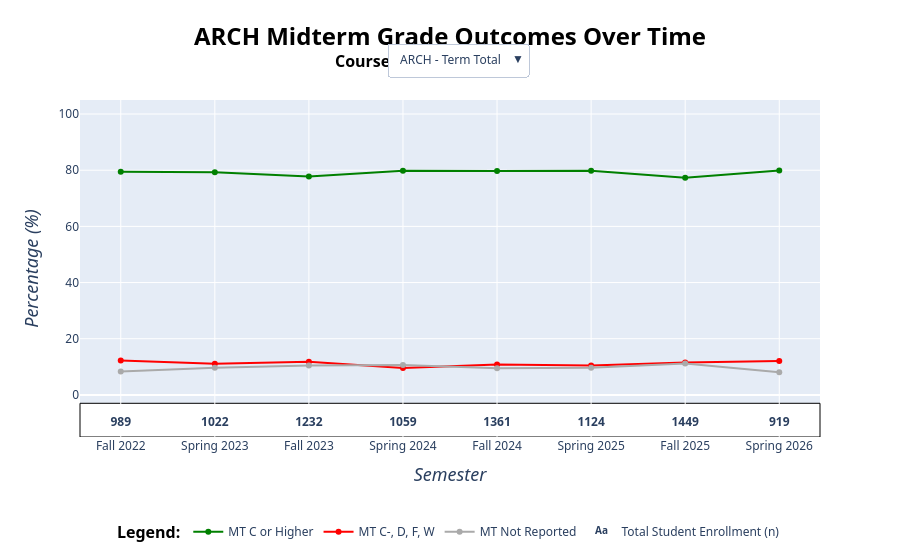

The notebook cell saved with this chart:
### Code cell
#Section 3cd - ARCH Line Chart

term_total = ["ARCH - Term Total"] 
other_courses = (
    archmtline[archmtline["Course Code"] != "ARCH - Term Total"]
    .drop_duplicates(subset=["Course Code"])
    .sort_values("Course")["Course Code"]
    .tolist()
)
courses = term_total + other_courses

coursebuttons = []

archratelines = go.Figure()

for i, course in enumerate(courses): 
    coursepct = archmtline[archmtline["Course Code"] == course] 
    is_visible = (i == 0)

    archratelines.add_trace(go.Scatter(
        x = coursepct["Academic Period"].tolist(),
        y = coursepct["# of Passing Grades"].tolist(),
        name = "MT C or Higher",
        line = dict(color = "green", width = 2),
        visible = is_visible,
        customdata = coursepct["MT C or Higher"].tolist(), 
        hovertemplate = (
            "<br>Term: %{x}"\
            "<br>Rate: %{y}%"\
            "<br># of Students: %{customdata} students"\
            "<extra></extra>"
        )
    ))

    archratelines.add_trace(go.Scatter(
        x = coursepct["Academic Period"].tolist(),
        y = coursepct["# of Failing Grades"].tolist(),
        name = "MT C-, D, F, W",
        line = dict(color = "red", width = 2),
        visible = is_visible,
        customdata = coursepct["MT C-, D, F, W"].tolist(),
        hovertemplate = (
            "<b>MT C-, D, F, W Details</b>"\
            "<br>Term: %{x}"\
            "<br>Rate: %{y}%"\
            "<br># of Students: %{customdata} students"\
            "<extra></extra>"
        )
    ))

    archratelines.add_trace(go.Scatter(
        x = coursepct["Academic Period"].tolist(),
        y = coursepct["# of Unreported Grades"].tolist(),
        name = "MT Not Reported",
        line = dict(color = "#AAAAAA", width = 2),
        visible = is_visible,
        customdata = coursepct["MT Not Reported"].tolist(),
        hovertemplate = (
            "<b>MT Not Reported Details</b>"\
            "<br>Term: %{x}"\
            "<br>Rate: %{y}%"\
            "<br># of Students: %{customdata} students"
            "<extra></extra>"
        )
    ))

    archratelines.add_trace(go.Scatter(
        mode = "text",
        text = coursepct["Total Grades"].astype(int).tolist(),
        textfont = dict(weight = "bold"),
        x = coursepct["Academic Period"].tolist(),
        y = [-10] * len(coursepct["Academic Period"]),
        customdata = coursepct["Academic Period"],
        name = "Total Student Enrollment (n)",
        visible = is_visible,
        showlegend = (True),
        hovertemplate = (
            "<b>Count of Enrolled Students</b>"\
            "<br>Term: %{x}"\
            "<br># of Students: %{text} students"\
            "<extra></extra>"
        )
    ))

    visibility = [False] * (len(courses) * 4)
    visibility[i*4: i*4 + 4] = [True, True, True, True]

    buttons = dict(
        label = course,
        method = "update",
        args = [{"visible": visibility}]
    )

    coursebuttons.append(buttons)

    archratelines.update_layout(
        font_family = "Segoe UI",
            xaxis = dict(
            title = dict(text = "<i>Semester</i>", font_size = 18),
            type = "category", 
        ),
        yaxis = dict(
            range = [-15,105],
            title = dict(text = "<i>Percentage (%)</i>", font_size = 18),
        ),
        title=dict(text= "<b>ARCH Midterm Grade Outcomes Over Time</b>",
            font_size = 24, 
            xanchor = "center",
            x = .5,
            yanchor = "top",
            y = .95,
            font_color = "black"),
        updatemenus = [dict(
            type = "dropdown",
            direction = "down",
            showactive = True,
            xanchor = "center",
            yanchor = "top",
            x = .51,
            y = 1.17,
            buttons = coursebuttons)],
        legend = dict(
            title = dict(text = "<b>Legend:</b>", font_color = "black", font_size = 16),
            xanchor = "center",
            x = .5,
            yanchor = "bottom", 
            y = -.33, 
            orientation = "h" 
        ),
        annotations=[dict(
        text = "<b>Course:</b>", 
        font_size = 16,
        showarrow = False,
        xref = "paper",
        x = .385,
        yref = "paper",
        y = 1.155,
        font_color = "black"
    )],
        shapes=[dict(
            type="rect",
            xref="paper", 
            yref="y",
            x0=0,
            x1=1,
            y0=-15, 
            y1=-3,
            fillcolor="white",
            line=dict(width=1, color = "black"),
            layer="below",
        )
    ],
        )

archratelines.show()

### Figure 1 — Plotly figure (JSON) as saved in the notebook; plotly's stock layout.template omitted (floating-point values rounded to 4 significant figures)
{"data": [{"customdata": [786, 810, 958, 845, 1085, 897, 1120, 734], "hovertemplate": "<br>Term: %{x}<br>Rate: %{y}%<br># of Students: %{customdata} students<extra></extra>", "line": {"color": "green", "width": 2}, "name": "MT C or Higher", "type": "scatter", "visible": true, "x": ["Fall 2022", "Spring 2023", "Fall 2023", "Spring 2024", "Fall 2024", "Spring 2025", "Fall 2025", "Spring 2026"], "y": [79.47, 79.26, 77.76, 79.79, 79.72, 79.8, 77.29, 79.87]}, {"customdata": [121, 113, 145, 101, 147, 118, 167, 111], "hovertemplate": "<b>MT C-, D, F, W Details</b><br>Term: %{x}<br>Rate: %{y}%<br># of Students: %{customdata} students<extra></extra>", "line": {"color": "red", "width": 2}, "name": "MT C-, D, F, W", "type": "scatter", "visible": true, "x": ["Fall 2022", "Spring 2023", "Fall 2023", "Spring 2024", "Fall 2024", "Spring 2025", "Fall 2025", "Spring 2026"], "y": [12.23, 11.06, 11.77, 9.54, 10.8, 10.5, 11.53, 12.08]}, {"customdata": [82, 99, 129, 113, 129, 109, 162, 74], "hovertemplate": "<b>MT Not Reported Details</b><br>Term: %{x}<br>Rate: %{y}%<br># of Students: %{customdata} students<extra></extra>", "line": {"color": "#AAAAAA", "width": 2}, "name": "MT Not Reported", "type": "scatter", "visible": true, "x": ["Fall 2022", "Spring 2023", "Fall 2023", "Spring 2024", "Fall 2024", "Spring 2025", "Fall 2025", "Spring 2026"], "y": [8.29, 9.69, 10.47, 10.67, 9.48, 9.7, 11.18, 8.05]}, {"customdata": ["Fall 2022", "Spring 2023", "Fall 2023", "Spring 2024", "Fall 2024", "Spring 2025", "Fall 2025", "Spring 2026"], "hovertemplate": "<b>Count of Enrolled Students</b><br>Term: %{x}<br># of Students: %{text} students<extra></extra>", "mode": "text", "name": "Total Student Enrollment (n)", "showlegend": true, "text": ["989", "1022", "1232", "1059", "1361", "1124", "1449", "919"], "textfont": {"weight": "bold"}, "type": "scatter", "visible": true, "x": ["Fall 2022", "Spring 2023", "Fall 2023", "Spring 2024", "Fall 2024", "Spring 2025", "Fall 2025", "Spring 2026"], "y": [-10, -10, -10, -10, -10, -10, -10, -10]}, {"customdata": [226, 266, 279, 261], "hovertemplate": "<br>Term: %{x}<br>Rate: %{y}%<br># of Students: %{customdata} students<extra></extra>", "line": {"color": "green", "width": 2}, "name": "MT C or Higher", "type": "scatter", "visible": false, "x": ["Fall 2022", "Fall 2023", "Fall 2024", "Fall 2025"], "y": [78.75, 78.93, 83.78, 75]}, {"customdata": [32, 41, 28, 47], "hovertemplate": "<b>MT C-, D, F, W Details</b><br>Term: %{x}<br>Rate: %{y}%<br># of Students: %{customdata} students<extra></extra>", "line": {"color": "red", "width": 2}, "name": "MT C-, D, F, W", "type": "scatter", "visible": false, "x": ["Fall 2022", "Fall 2023", "Fall 2024", "Fall 2025"], "y": [11.15, 12.17, 8.41, 13.51]}, {"customdata": [29, 30, 26, 40], "hovertemplate": "<b>MT Not Reported Details</b><br>Term: %{x}<br>Rate: %{y}%<br># of Students: %{customdata} students<extra></extra>", "line": {"color": "#AAAAAA", "width": 2}, "name": "MT Not Reported", "type": "scatter", "visible": false, "x": ["Fall 2022", "Fall 2023", "Fall 2024", "Fall 2025"], "y": [10.1, 8.9, 7.81, 11.49]}, {"customdata": ["Fall 2022", "Fall 2023", "Fall 2024", "Fall 2025"], "hovertemplate": "<b>Count of Enrolled Students</b><br>Term: %{x}<br># of Students: %{text} students<extra></extra>", "mode": "text", "name": "Total Student Enrollment (n)", "showlegend": true, "text": ["287", "337", "333", "348"], "textfont": {"weight": "bold"}, "type": "scatter", "visible": false, "x": ["Fall 2022", "Fall 2023", "Fall 2024", "Fall 2025"], "y": [-10, -10, -10, -10]}, {"customdata": [82, 73, 109, 83], "hovertemplate": "<br>Term: %{x}<br>Rate: %{y}%<br># of Students: %{customdata} students<extra></extra>", "line": {"color": "green", "width": 2}, "name": "MT C or Higher", "type": "scatter", "visible": false, "x": ["Spring 2023", "Spring 2024", "Spring 2025", "Spring 2026"], "y": [82.83, 79.35, 81.95, 84.69]}, {"customdata": [11, 7, 15, 9], "hovertemplate": "<b>MT C-, D, F, W Details</b><br>Term: %{x}<br>Rate: %{y}%<br># of Students: %{customdata} students<extra></extra>", "line": {"color": "red", "width": 2}, "name": "MT C-, D, F, W", "type": "scatter", "visible": false, "x": ["Spring 2023", "Spring 2024", "Spring 2025", "Spring 2026"], "y": [11.11, 7.61, 11.28, 9.18]}, {"customdata": [6, 12, 9, 6], "hovertemplate": "<b>MT Not Reported Details</b><br>Term: %{x}<br>Rate: %{y}%<br># of Students: %{customdata} students<extra></extra>", "line": {"color": "#AAAAAA", "width": 2}, "name": "MT Not Reported", "type": "scatter", "visible": false, "x": ["Spring 2023", "Spring 2024", "Spring 2025", "Spring 2026"], "y": [6.06, 13.04, 6.77, 6.12]}, {"customdata": ["Spring 2023", "Spring 2024", "Spring 2025", "Spring 2026"], "hovertemplate": "<b>Count of Enrolled Students</b><br>Term: %{x}<br># of Students: %{text} students<extra></extra>", "mode": "text", "name": "Total Student Enrollment (n)", "showlegend": true, "text": ["99", "92", "133", "98"], "textfont": {"weight": "bold"}, "type": "scatter", "visible": false, "x": ["Spring 2023", "Spring 2024", "Spring 2025", "Spring 2026"], "y": [-10, -10, -10, -10]}, {"customdata": [75, 79, 53, 71], "hovertemplate": "<br>Term: %{x}<br>Rate: %{y}%<br># of Students: %{customdata} students<extra></extra>", "line": {"color": "green", "width": 2}, "name": "MT C or Higher", "type": "scatter", "visible": false, "x": ["Spring 2023", "Spring 2024", "Spring 2025", "Spring 2026"], "y": [74.26, 80.61, 69.74, 84.52]}, {"customdata": [13, 10, 12, 6], "hovertemplate": "<b>MT C-, D, F, W Details</b><br>Term: %{x}<br>Rate: %{y}%<br># of Students: %{customdata} students<extra></extra>", "line": {"color": "red", "width": 2}, "name": "MT C-, D, F, W", "type": "scatter", "visible": false, "x": ["Spring 2023", "Spring 2024", "Spring 2025", "Spring 2026"], "y": [12.87, 10.2, 15.79, 7.14]}, {"customdata": [13, 9, 11, 7], "hovertemplate": "<b>MT Not Reported Details</b><br>Term: %{x}<br>Rate: %{y}%<br># of Students: %{customdata} students<extra></extra>", "line": {"color": "#AAAAAA", "width": 2}, "name": "MT Not Reported", "type": "scatter", "visible": false, "x": ["Spring 2023", "Spring 2024", "Spring 2025", "Spring 2026"], "y": [12.87, 9.18, 14.47, 8.33]}, {"customdata": ["Spring 2023", "Spring 2024", "Spring 2025", "Spring 2026"], "hovertemplate": "<b>Count of Enrolled Students</b><br>Term: %{x}<br># of Students: %{text} students<extra></extra>", "mode": "text", "name": "Total Student Enrollment (n)", "showlegend": true, "text": ["101", "98", "76", "84"], "textfont": {"weight": "bold"}, "type": "scatter", "visible": false, "x": ["Spring 2023", "Spring 2024", "Spring 2025", "Spring 2026"], "y": [-10, -10, -10, -10]}, {"customdata": [68, 69, 101, 74], "hovertemplate": "<br>Term: %{x}<br>Rate: %{y}%<br># of Students: %{customdata} students<extra></extra>", "line": {"color": "green", "width": 2}, "name": "MT C or Higher", "type": "scatter", "visible": false, "x": ["Spring 2023", "Spring 2024", "Spring 2025", "Spring 2026"], "y": [74.73, 75, 77.69, 73.27]}, {"customdata": [12, 8, 15, 18], "hovertemplate": "<b>MT C-, D, F, W Details</b><br>Term: %{x}<br>Rate: %{y}%<br># of Students: %{customdata} students<extra></extra>", "line": {"color": "red", "width": 2}, "name": "MT C-, D, F, W", "type": "scatter", "visible": false, "x": ["Spring 2023", "Spring 2024", "Spring 2025", "Spring 2026"], "y": [13.19, 8.7, 11.54, 17.82]}, {"customdata": [11, 15, 14, 9], "hovertemplate": "<b>MT Not Reported Details</b><br>Term: %{x}<br>Rate: %{y}%<br># of Students: %{customdata} students<extra></extra>", "line": {"color": "#AAAAAA", "width": 2}, "name": "MT Not Reported", "type": "scatter", "visible": false, "x": ["Spring 2023", "Spring 2024", "Spring 2025", "Spring 2026"], "y": [12.09, 16.3, 10.77, 8.91]}, {"customdata": ["Spring 2023", "Spring 2024", "Spring 2025", "Spring 2026"], "hovertemplate": "<b>Count of Enrolled Students</b><br>Term: %{x}<br># of Students: %{text} students<extra></extra>", "mode": "text", "name": "Total Student Enrollment (n)", "showlegend": true, "text": ["91", "92", "130", "101"], "textfont": {"weight": "bold"}, "type": "scatter", "visible": false, "x": ["Spring 2023", "Spring 2024", "Spring 2025", "Spring 2026"], "y": [-10, -10, -10, -10]}, {"customdata": [109, 112, 136, 117], "hovertemplate": "<br>Term: %{x}<br>Rate: %{y}%<br># of Students: %{customdata} students<extra></extra>", "line": {"color": "green", "width": 2}, "name": "MT C or Higher", "type": "scatter", "visible": false, "x": ["Spring 2023", "Spring 2024", "Spring 2025", "Spring 2026"], "y": [80.15, 78.32, 81.93, 76.97]}, {"customdata": [12, 12, 13, 18], "hovertemplate": "<b>MT C-, D, F, W Details</b><br>Term: %{x}<br>Rate: %{y}%<br># of Students: %{customdata} students<extra></extra>", "line": {"color": "red", "width": 2}, "name": "MT C-, D, F, W", "type": "scatter", "visible": false, "x": ["Spring 2023", "Spring 2024", "Spring 2025", "Spring 2026"], "y": [8.82, 8.39, 7.83, 11.84]}, {"customdata": [15, 19, 17, 17], "hovertemplate": "<b>MT Not Reported Details</b><br>Term: %{x}<br>Rate: %{y}%<br># of Students: %{customdata} students<extra></extra>", "line": {"color": "#AAAAAA", "width": 2}, "name": "MT Not Reported", "type": "scatter", "visible": false, "x": ["Spring 2023", "Spring 2024", "Spring 2025", "Spring 2026"], "y": [11.03, 13.29, 10.24, 11.18]}, {"customdata": ["Spring 2023", "Spring 2024", "Spring 2025", "Spring 2026"], "hovertemplate": "<b>Count of Enrolled Students</b><br>Term: %{x}<br># of Students: %{text} students<extra></extra>", "mode": "text", "name": "Total Student Enrollment (n)", "showlegend": true, "text": ["136", "143", "166", "152"], "textfont": {"weight": "bold"}, "type": "scatter", "visible": false, "x": ["Spring 2023", "Spring 2024", "Spring 2025", "Spring 2026"], "y": [-10, -10, -10, -10]}, {"customdata": [313, 370, 426, 413, 469, 414, 531, 279], "hovertemplate": "<br>Term: %{x}<br>Rate: %{y}%<br># of Students: %{customdata} students<extra></extra>", "line": {"color": "green", "width": 2}, "name": "MT C or Higher", "type": "scatter", "visible": false, "x": ["Fall 2022", "Spring 2023", "Fall 2023", "Spring 2024", "Fall 2024", "Spring 2025", "Fall 2025", "Spring 2026"], "y": [82.37, 79.23, 76.34, 81.14, 80.03, 79.77, 76.85, 80.17]}, {"customdata": [42, 52, 70, 52, 65, 54, 76, 43], "hovertemplate": "<b>MT C-, D, F, W Details</b><br>Term: %{x}<br>Rate: %{y}%<br># of Students: %{customdata} students<extra></extra>", "line": {"color": "red", "width": 2}, "name": "MT C-, D, F, W", "type": "scatter", "visible": false, "x": ["Fall 2022", "Spring 2023", "Fall 2023", "Spring 2024", "Fall 2024", "Spring 2025", "Fall 2025", "Spring 2026"], "y": [11.05, 11.13, 12.54, 10.22, 11.09, 10.4, 11, 12.36]}, {"customdata": [25, 45, 62, 44, 52, 51, 84, 26], "hovertemplate": "<b>MT Not Reported Details</b><br>Term: %{x}<br>Rate: %{y}%<br># of Students: %{customdata} students<extra></extra>", "line": {"color": "#AAAAAA", "width": 2}, "name": "MT Not Reported", "type": "scatter", "visible": false, "x": ["Fall 2022", "Spring 2023", "Fall 2023", "Spring 2024", "Fall 2024", "Spring 2025", "Fall 2025", "Spring 2026"], "y": [6.58, 9.64, 11.11, 8.64, 8.87, 9.83, 12.16, 7.47]}, {"customdata": ["Fall 2022", "Spring 2023", "Fall 2023", "Spring 2024", "Fall 2024", "Spring 2025", "Fall 2025", "Spring 2026"], "hovertemplate": "<b>Count of Enrolled Students</b><br>Term: %{x}<br># of Students: %{text} students<extra></extra>", "mode": "text", "name": "Total Student Enrollment (n)", "showlegend": true, "text": ["380", "467", "558", "509", "586", "519", "691", "348"], "textfont": {"weight": "bold"}, "type": "scatter", "visible": false, "x": ["Fall 2022", "Spring 2023", "Fall 2023", "Spring 2024", "Fall 2024", "Spring 2025", "Fall 2025", "Spring 2026"], "y": [-10, -10, -10, -10, -10, -10, -10, -10]}, {"customdata": [91, 13, 95, 13, 133, 9, 114, 21], "hovertemplate": "<br>Term: %{x}<br>Rate: %{y}%<br># of Students: %{customdata} students<extra></extra>", "line": {"color": "green", "width": 2}, "name": "MT C or Higher", "type": "scatter", "visible": false, "x": ["Fall 2022", "Spring 2023", "Fall 2023", "Spring 2024", "Fall 2024", "Spring 2025", "Fall 2025", "Spring 2026"], "y": [81.25, 81.25, 76, 68.42, 75.57, 75, 77.55, 77.78]}, {"customdata": [12, 1, 15, 1, 20, 1, 15, 5], "hovertemplate": "<b>MT C-, D, F, W Details</b><br>Term: %{x}<br>Rate: %{y}%<br># of Students: %{customdata} students<extra></extra>", "line": {"color": "red", "width": 2}, "name": "MT C-, D, F, W", "type": "scatter", "visible": false, "x": ["Fall 2022", "Spring 2023", "Fall 2023", "Spring 2024", "Fall 2024", "Spring 2025", "Fall 2025", "Spring 2026"], "y": [10.71, 6.25, 12, 5.26, 11.36, 8.33, 10.2, 18.52]}, {"customdata": [9, 2, 15, 5, 23, 2, 18, 1], "hovertemplate": "<b>MT Not Reported Details</b><br>Term: %{x}<br>Rate: %{y}%<br># of Students: %{customdata} students<extra></extra>", "line": {"color": "#AAAAAA", "width": 2}, "name": "MT Not Reported", "type": "scatter", "visible": false, "x": ["Fall 2022", "Spring 2023", "Fall 2023", "Spring 2024", "Fall 2024", "Spring 2025", "Fall 2025", "Spring 2026"], "y": [8.04, 12.5, 12, 26.32, 13.07, 16.67, 12.24, 3.7]}, {"customdata": ["Fall 2022", "Spring 2023", "Fall 2023", "Spring 2024", "Fall 2024", "Spring 2025", "Fall 2025", "Spring 2026"], "hovertemplate": "<b>Count of Enrolled Students</b><br>Term: %{x}<br># of Students: %{text} students<extra></extra>", "mode": "text", "name": "Total Student Enrollment (n)", "showlegend": true, "text": ["112", "16", "125", "19", "176", "12", "147", "27"], "textfont": {"weight": "bold"}, "type": "scatter", "visible": false, "x": ["Fall 2022", "Spring 2023", "Fall 2023", "Spring 2024", "Fall 2024", "Spring 2025", "Fall 2025", "Spring 2026"], "y": [-10, -10, -10, -10, -10, -10, -10, -10]}, {"customdata": [84, 13, 94, 16, 128, 8, 116, 20], "hovertemplate": "<br>Term: %{x}<br>Rate: %{y}%<br># of Students: %{customdata} students<extra></extra>", "line": {"color": "green", "width": 2}, "name": "MT C or Higher", "type": "scatter", "visible": false, "x": ["Fall 2022", "Spring 2023", "Fall 2023", "Spring 2024", "Fall 2024", "Spring 2025", "Fall 2025", "Spring 2026"], "y": [77.78, 86.67, 77.69, 88.89, 73.56, 88.89, 80.56, 90.91]}, {"customdata": [18, 1, 14, 0, 25, 1, 15, 1], "hovertemplate": "<b>MT C-, D, F, W Details</b><br>Term: %{x}<br>Rate: %{y}%<br># of Students: %{customdata} students<extra></extra>", "line": {"color": "red", "width": 2}, "name": "MT C-, D, F, W", "type": "scatter", "visible": false, "x": ["Fall 2022", "Spring 2023", "Fall 2023", "Spring 2024", "Fall 2024", "Spring 2025", "Fall 2025", "Spring 2026"], "y": [16.67, 6.67, 11.57, 0, 14.37, 11.11, 10.42, 4.55]}, {"customdata": [6, 1, 13, 2, 21, 0, 13, 1], "hovertemplate": "<b>MT Not Reported Details</b><br>Term: %{x}<br>Rate: %{y}%<br># of Students: %{customdata} students<extra></extra>", "line": {"color": "#AAAAAA", "width": 2}, "name": "MT Not Reported", "type": "scatter", "visible": false, "x": ["Fall 2022", "Spring 2023", "Fall 2023", "Spring 2024", "Fall 2024", "Spring 2025", "Fall 2025", "Spring 2026"], "y": [5.56, 6.67, 10.74, 11.11, 12.07, 0, 9.03, 4.55]}, {"customdata": ["Fall 2022", "Spring 2023", "Fall 2023", "Spring 2024", "Fall 2024", "Spring 2025", "Fall 2025", "Spring 2026"], "hovertemplate": "<b>Count of Enrolled Students</b><br>Term: %{x}<br># of Students: %{text} students<extra></extra>", "mode": "text", "name": "Total Student Enrollment (n)", "showlegend": true, "text": ["108", "15", "121", "18", "174", "9", "144", "22"], "textfont": {"weight": "bold"}, "type": "scatter", "visible": false, "x": ["Fall 2022", "Spring 2023", "Fall 2023", "Spring 2024", "Fall 2024", "Spring 2025", "Fall 2025", "Spring 2026"], "y": [-10, -10, -10, -10, -10, -10, -10, -10]}, {"customdata": [72, 77, 76, 98], "hovertemplate": "<br>Term: %{x}<br>Rate: %{y}%<br># of Students: %{customdata} students<extra></extra>", "line": {"color": "green", "width": 2}, "name": "MT C or Higher", "type": "scatter", "visible": false, "x": ["Fall 2022", "Fall 2023", "Fall 2024", "Fall 2025"], "y": [70.59, 84.62, 82.61, 82.35]}, {"customdata": [17, 5, 9, 14], "hovertemplate": "<b>MT C-, D, F, W Details</b><br>Term: %{x}<br>Rate: %{y}%<br># of Students: %{customdata} students<extra></extra>", "line": {"color": "red", "width": 2}, "name": "MT C-, D, F, W", "type": "scatter", "visible": false, "x": ["Fall 2022", "Fall 2023", "Fall 2024", "Fall 2025"], "y": [16.67, 5.49, 9.78, 11.76]}, {"customdata": [13, 9, 7, 7], "hovertemplate": "<b>MT Not Reported Details</b><br>Term: %{x}<br>Rate: %{y}%<br># of Students: %{customdata} students<extra></extra>", "line": {"color": "#AAAAAA", "width": 2}, "name": "MT Not Reported", "type": "scatter", "visible": false, "x": ["Fall 2022", "Fall 2023", "Fall 2024", "Fall 2025"], "y": [12.75, 9.89, 7.61, 5.88]}, {"customdata": ["Fall 2022", "Fall 2023", "Fall 2024", "Fall 2025"], "hovertemplate": "<b>Count of Enrolled Students</b><br>Term: %{x}<br># of Students: %{text} students<extra></extra>", "mode": "text", "name": "Total Student Enrollment (n)", "showlegend": true, "text": ["102", "91", "92", "119"], "textfont": {"weight": "bold"}, "type": "scatter", "visible": false, "x": ["Fall 2022", "Fall 2023", "Fall 2024", "Fall 2025"], "y": [-10, -10, -10, -10]}, {"customdata": [80, 70, 67, 69], "hovertemplate": "<br>Term: %{x}<br>Rate: %{y}%<br># of Students: %{customdata} students<extra></extra>", "line": {"color": "green", "width": 2}, "name": "MT C or Higher", "type": "scatter", "visible": false, "x": ["Spring 2023", "Spring 2024", "Spring 2025", "Spring 2026"], "y": [82.47, 79.55, 84.81, 79.31]}, {"customdata": [11, 11, 7, 11], "hovertemplate": "<b>MT C-, D, F, W Details</b><br>Term: %{x}<br>Rate: %{y}%<br># of Students: %{customdata} students<extra></extra>", "line": {"color": "red", "width": 2}, "name": "MT C-, D, F, W", "type": "scatter", "visible": false, "x": ["Spring 2023", "Spring 2024", "Spring 2025", "Spring 2026"], "y": [11.34, 12.5, 8.86, 12.64]}, {"customdata": [6, 7, 5, 7], "hovertemplate": "<b>MT Not Reported Details</b><br>Term: %{x}<br>Rate: %{y}%<br># of Students: %{customdata} students<extra></extra>", "line": {"color": "#AAAAAA", "width": 2}, "name": "MT Not Reported", "type": "scatter", "visible": false, "x": ["Spring 2023", "Spring 2024", "Spring 2025", "Spring 2026"], "y": [6.19, 7.95, 6.33, 8.05]}, {"customdata": ["Spring 2023", "Spring 2024", "Spring 2025", "Spring 2026"], "hovertemplate": "<b>Count of Enrolled Students</b><br>Term: %{x}<br># of Students: %{text} students<extra></extra>", "mode": "text", "name": "Total Student Enrollment (n)", "showlegend": true, "text": ["97", "88", "79", "87"], "textfont": {"weight": "bold"}, "type": "scatter", "visible": false, "x": ["Spring 2023", "Spring 2024", "Spring 2025", "Spring 2026"], "y": [-10, -10, -10, -10]}], "layout": {"annotations": [{"font": {"color": "black", "size": 16}, "showarrow": false, "text": "<b>Course:</b>", "x": 0.385, "xref": "paper", "y": 1.155, "yref": "paper"}], "font": {"family": "Segoe UI"}, "legend": {"orientation": "h", "title": {"font": {"color": "black", "size": 16}, "text": "<b>Legend:</b>"}, "x": 0.5, "xanchor": "center", "y": -0.33, "yanchor": "bottom"}, "shapes": [{"fillcolor": "white", "layer": "below", "line": {"color": "black", "width": 1}, "type": "rect", "x0": 0, "x1": 1, "xref": "paper", "y0": -15, "y1": -3, "yref": "y"}], "title": {"font": {"color": "black", "size": 24}, "text": "<b>ARCH Midterm Grade Outcomes Over Time</b>", "x": 0.5, "xanchor": "center", "y": 0.95, "yanchor": "top"}, "updatemenus": [{"buttons": [{"args": [{"visible": [true, true, true, true, false, false, false, false, false, false, false, false, false, false, false, false, false, false, false, false, false, false, false, false, false, false, false, false, false, false, false, false, false, false, false, false, false, false, false, false, false, false, false, false]}], "label": "ARCH - Term Total", "method": "update"}, {"args": [{"visible": [false, false, false, false, true, true, true, true, false, false, false, false, false, false, false, false, false, false, false, false, false, false, false, false, false, false, false, false, false, false, false, false, false, false, false, false, false, false, false, false, false, false, false, false]}], "label": "ARCH 11467", "method": "update"}, {"args": [{"visible": [false, false, false, false, false, false, false, false, true, true, true, true, false, false, false, false, false, false, false, false, false, false, false, false, false, false, false, false, false, false, false, false, false, false, false, false, false, false, false, false, false, false, false, false]}], "label": "ARCH 13310", "method": "update"}, {"args": [{"visible": [false, false, false, false, false, false, false, false, false, false, false, false, true, true, true, true, false, false, false, false, false, false, false, false, false, false, false, false, false, false, false, false, false, false, false, false, false, false, false, false, false, false, false, false]}], "label": "ARCH 14775", "method": "update"}, {"args": [{"visible": [false, false, false, false, false, false, false, false, false, false, false, false, false, false, false, false, true, true, true, true, false, false, false, false, false, false, false, false, false, false, false, false, false, false, false, false, false, false, false, false, false, false, false, false]}], "label": "ARCH 14841", "method": "update"}, {"args": [{"visible": [false, false, false, false, false, false, false, false, false, false, false, false, false, false, false, false, false, false, false, false, true, true, true, true, false, false, false, false, false, false, false, false, false, false, false, false, false, false, false, false, false, false, false, false]}], "label": "ARCH 15217", "method": "update"}, {"args": [{"visible": [false, false, false, false, false, false, false, false, false, false, false, false, false, false, false, false, false, false, false, false, false, false, false, false, true, true, true, true, false, false, false, false, false, false, false, false, false, false, false, false, false, false, false, false]}], "label": "ARCH 16841", "method": "update"}, {"args": [{"visible": [false, false, false, false, false, false, false, false, false, false, false, false, false, false, false, false, false, false, false, false, false, false, false, false, false, false, false, false, true, true, true, true, false, false, false, false, false, false, false, false, false, false, false, false]}], "label": "ARCH 19059", "method": "update"}, {"args": [{"visible": [false, false, false, false, false, false, false, false, false, false, false, false, false, false, false, false, false, false, false, false, false, false, false, false, false, false, false, false, false, false, false, false, true, true, true, true, false, false, false, false, false, false, false, false]}], "label": "ARCH 22860", "method": "update"}, {"args": [{"visible": [false, false, false, false, false, false, false, false, false, false, false, false, false, false, false, false, false, false, false, false, false, false, false, false, false, false, false, false, false, false, false, false, false, false, false, false, true, true, true, true, false, false, false, false]}], "label": "ARCH 24669", "method": "update"}, {"args": [{"visible": [false, false, false, false, false, false, false, false, false, false, false, false, false, false, false, false, false, false, false, false, false, false, false, false, false, false, false, false, false, false, false, false, false, false, false, false, false, false, false, false, true, true, true, true]}], "label": "ARCH 29604", "method": "update"}], "direction": "down", "showactive": true, "type": "dropdown", "x": 0.51, "xanchor": "center", "y": 1.17, "yanchor": "top"}], "xaxis": {"title": {"font": {"size": 18}, "text": "<i>Semester</i>"}, "type": "category"}, "yaxis": {"range": [-15, 105], "title": {"font": {"size": 18}, "text": "<i>Percentage (%)</i>"}}}}
